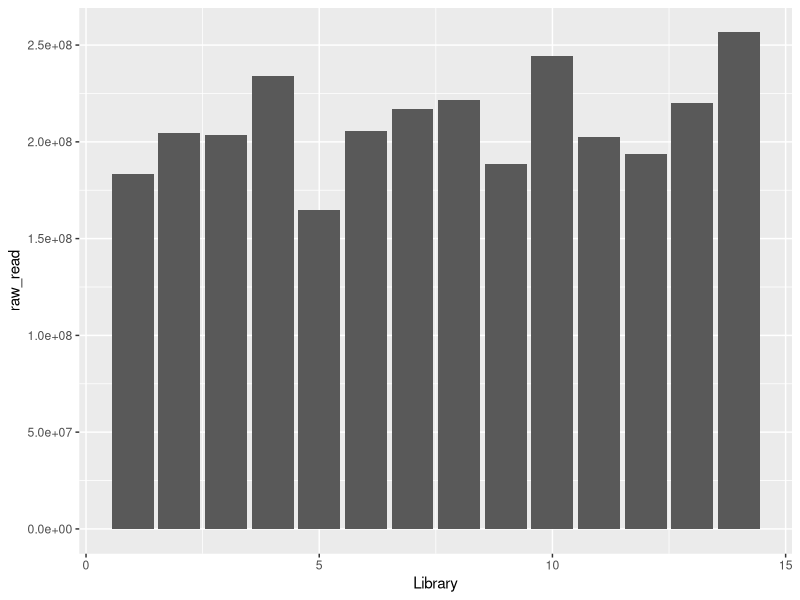
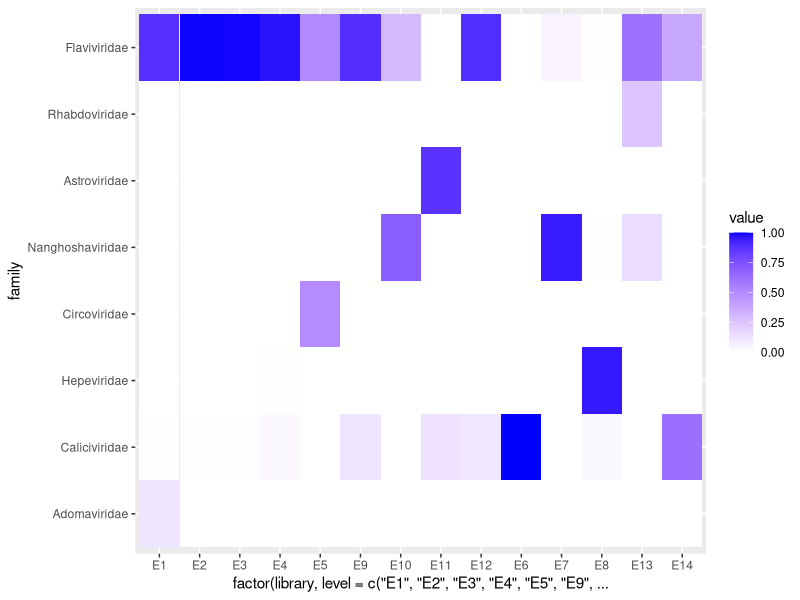
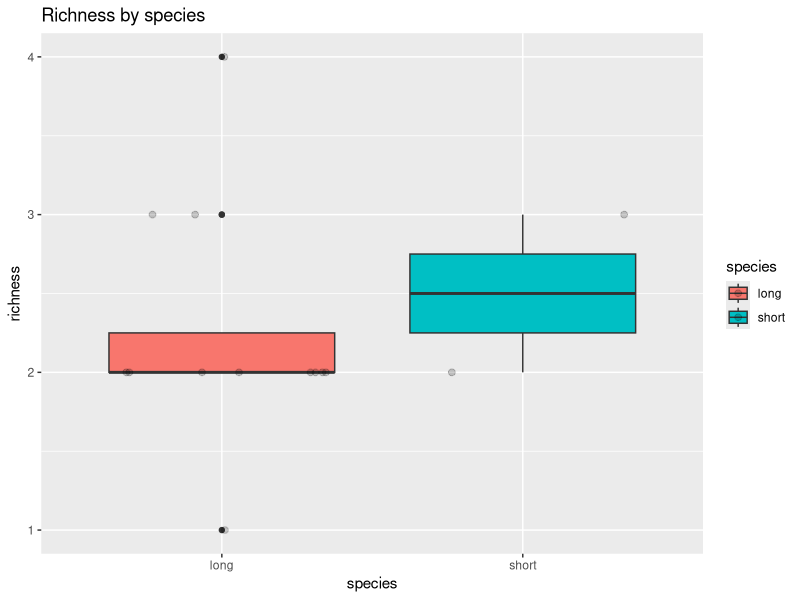
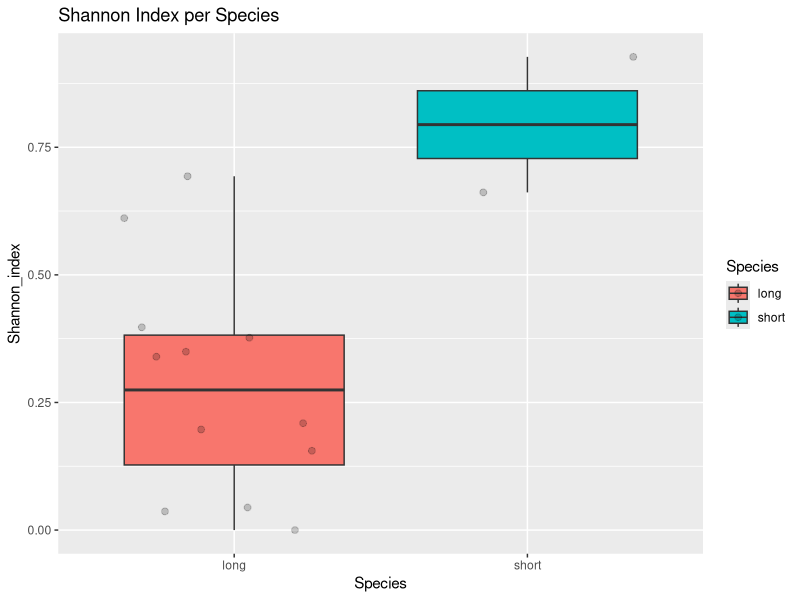
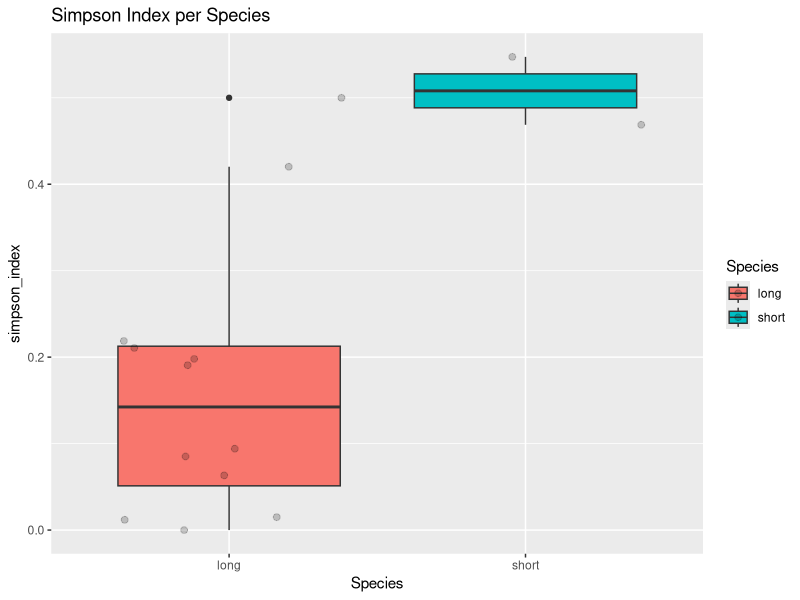
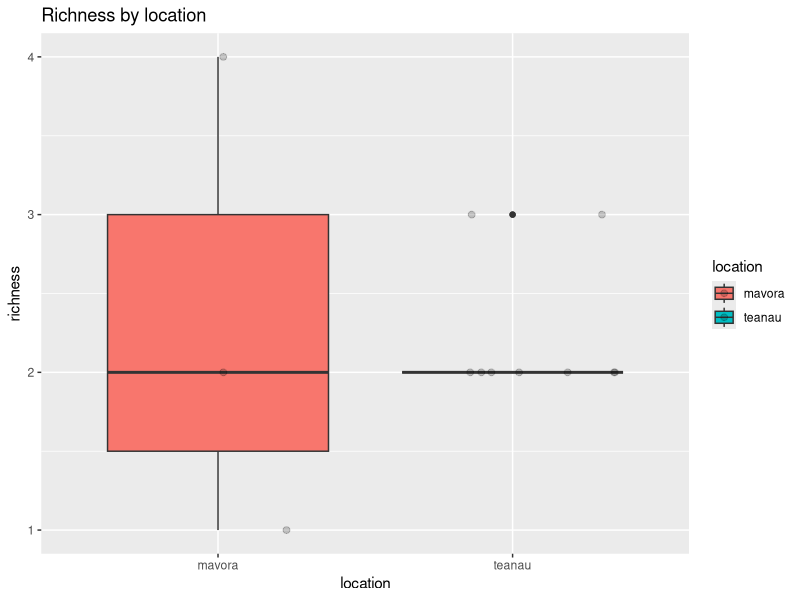
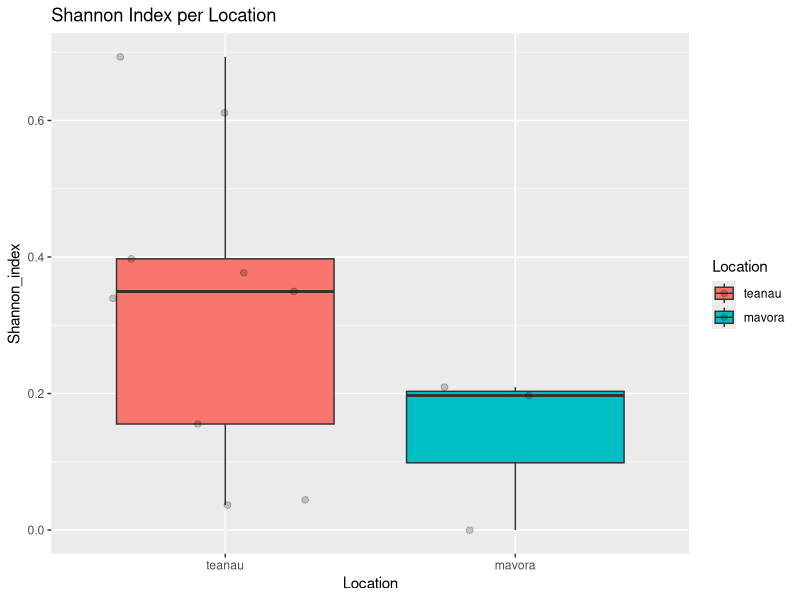
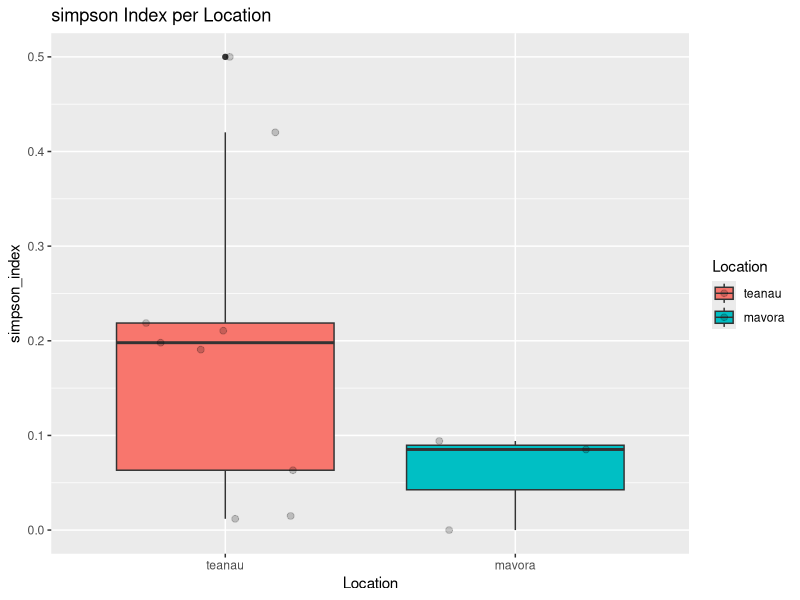

Reproduce these figures in R, in order. (Note: this script raises an error after producing the figures.)
## ---- chunk 1
library(ggplot2)
library(data.table)
library(readr)
library(reshape2)
library(vegan)
library(zoo)
library(tidyverse)
library(gplots)
library(reshape)
library(dplyr)
## ---- chunk 2
getwd()

setwd("/Users/stephaniewaller/Desktop/Eel/Stats")
## ---- chunk 3
#Import data
standardised <- read.csv("standardised.csv", header=TRUE)
standardised

# Need library ggplot2
raw.read.data = standardised[, 10]
raw.read.data

#transpose data
t.raw.read.data = t(raw.read.data)
t.raw.read.data

#melt data into long data frame format
melt.t.raw.read.data = melt(t.raw.read.data)
melt.t.raw.read.data

colnames(melt.t.raw.read.data) = c("#", "Library", "raw_read")

melt.t.raw.read.data


#Make stacked bar plot with normalised standardised data
raw_read_plot = ggplot(melt.t.raw.read.data, aes(x=Library, y=raw_read)) + 
    geom_bar(stat = "identity") + scale_y_continuous(breaks = seq(min(0), max(300000000), by = 50000000))
raw_read_plot

## ---- chunk 4
#Make a normalised viral abundance heatmap with sclae bar 
normalised_reordered <- read.csv("normalised_reordered.csv", header=TRUE)
normalised_reordered
normalised_abundances <- normalised_reordered[, 1:9]
normalised_abundances
melted_normalised_abundances <- melt(normalised_abundances)
melted_normalised_abundances
colnames(melted_normalised_abundances) <- c("library", "family", "value")
melted_normalised_abundances
ggplot(melted_normalised_abundances, aes(x=factor (library, level=c('E1', 'E2', 'E3', 'E4', 'E5', 'E9', 'E10', 'E11', 'E12', 'E6', 'E7', 'E8', 'E13', 'E14')), y= family, fill= value)) + geom_tile() + scale_fill_gradient(low="white", high="blue")
## ---- chunk 5
#ALPHA DIVERSITY

##RICHNESS box plot by species 
normalised_abund <- normalised_reordered[, 2:9]
normalised_abund
species <- normalised_reordered$species
species
#transpose data
tnormalised_abund <- t(normalised_abund)
tnormalised_abund
colnames(tnormalised_abund) <- c("E1", "E2", "E3", "E4", "E5", "E9", "E10", "E11", "E12","E6","E7","E8","E13", "E14")
tnormalised_abund
library <- c("E1", "E2", "E3", "E4", "E5", "E9", "E10", "E11", "E12","E6","E7","E8","E13", "E14")

#Function specnumber finds the number of species, e.g Hepeviridae has 3 species. With MARGIN = 2, it finds frequencies of species, e.g B1 has 6 species
richness <- as.data.frame(specnumber(x = tnormalised_abund, MARGIN = 2))
richness
richness <- richness %>% dplyr::rename(richness = `specnumber(x = tnormalised_abund, MARGIN = 2)`)
richness

matrix_test <- t(as.matrix(merge(zoo(species), zoo(richness))))
colnames(matrix_test) <- c("E1", "E2", "E3", "E4", "E5", "E9", "E10", "E11", "E12","E6","E7","E8","E13", "E14")
matrix_test
rownames(matrix_test) = c("species", "richness")
matrix_test

tmatrix_test <- t(matrix_test)
tmatrix_test
tmatrix_test = cbind(tmatrix_test, library)
tmatrix_test
df <- as.data.frame(tmatrix_test)
df
df$richness <- as.numeric(as.character(df$richness))
df

richness_plot = ggplot(df, aes(x=species, y=richness, fill=species)) + 
 geom_boxplot() + geom_jitter(color="black", size=2, alpha=0.2, height =0) + ggtitle("Richness by species")
richness_plot

#Run Welches T-test on richeness data 
result_richness<- t.test(richness ~ species, data=df)
result_richness
# p-value = 0.7073



##SHANNON Index boxplot by species
standardised_abund <- standardised[, 2:9]
tstandardised_abund <- t(standardised_abund)
tstandardised_abund = as.data.frame(tstandardised_abund)
colnames(tstandardised_abund) <- c("E1", "E2", "E3", "E4", "E5", "E6", "E7", "E8", "E9","E10","E11","E12","E13", "E14")
tstandardised_abund
shannon = apply(tstandardised_abund,2,diversity,index="shannon")
shannon

shannon_matrix = as.matrix(shannon)
shannon_matrix
shannon_matrix_species = cbind(shannon_matrix, standardised$species)
shannon_matrix_species
colnames(shannon_matrix_species) = c("Shannon", "Species")

# Extract species
long = shannon_matrix_species[c(1,2,3,4,5,6,7,8,9,10,11,12),]
long
short = shannon_matrix_species[c(13,14),]
short

# Combine species as separate rows and transpose data
shannon_matrix_c = t(as.matrix(merge(zoo(long[,1]), zoo(short[,1]))))
shannon_matrix_c
class(shannon_matrix_c) = "numeric"
class(shannon_matrix_c)
rownames(shannon_matrix_c) = c("long","short")
shannon_matrix_c

# Transpose and melt
tshannon = t(shannon_matrix_c)
tshannon
melt_shannon = melt(tshannon)
melt_shannon
colnames(melt_shannon) = c("1", "Species", "Shannon_index")
melt_shannon
#remove extra rows
melt_shannon <- melt_shannon[-(15:24),]
melt_shannon


#Plot Shannon index by species
shannon_plot_species = ggplot(melt_shannon, aes(x=Species, y=Shannon_index, fill=Species)) + 
  geom_boxplot() + geom_jitter(color="black", size=2, alpha=0.2, height=0) + ggtitle("Shannon Index per Species")
shannon_plot_species

#Run Welches T-test on shannon species data 
result_shannon_species <- t.test(Shannon_index ~ Species, data=melt_shannon)
result_shannon_species
# p-value = 0.1094 no significant


##SIMPSON index by species 
standardised_abund 
tstandardised_abund
simpson = apply(tstandardised_abund,2,diversity,index="simpson")
simpson


simpson_matrix = as.matrix(simpson)
simpson_matrix
simpson_matrix_species = cbind(simpson_matrix, standardised$species)
simpson_matrix_species
colnames(simpson_matrix_species) = c("Simpson", "Species")

# Extract species
long_simpson = simpson_matrix_species[c(1,2,3,4,5,6,7,8,9,10,11,12),]
long_simpson
short_simpson = simpson_matrix_species[c(13,14),]
short_simpson

# Combine species as separate rows and transpose data
simpson_matrix_c = t(as.matrix(merge(zoo(long_simpson[,1]), zoo(short_simpson[,1]))))
simpson_matrix_c
class(simpson_matrix_c) = "numeric"
class(simpson_matrix_c)
rownames(simpson_matrix_c) = c("long","short")
simpson_matrix_c

# Transpose and melt
tsimpson = t(simpson_matrix_c)
tsimpson
melt_simpson = melt(tsimpson)
melt_simpson
colnames(melt_simpson) = c("1", "Species", "simpson_index")
melt_simpson
#remove extra rows
melt_simpson <- melt_simpson[-(15:24),]
melt_simpson


# Plot Shannon index by species
simpson_plot_species = ggplot(melt_simpson, aes(x=Species, y=simpson_index, fill=Species)) + 
  geom_boxplot() + geom_jitter(color="black", size=2, alpha=0.2, height=0) + ggtitle("Simpson Index per Species")
simpson_plot_species

#Run Welches T-test on simpson species data 
result_simpson_species <- t.test(simpson_index ~ Species, data=melt_simpson)
result_simpson_species
# p-value = 0.002781 stat significant
## ---- chunk 6

##RICHNESS box plot by location 
normalised_reordered
normalised_abund <- normalised_reordered[, 2:9]
normalised_abund
location <- normalised_reordered$location
location
#transpose data
tnormalised_abund <- t(normalised_abund)
tnormalised_abund
colnames(tnormalised_abund) <- library
tnormalised_abund

#Function specnumber finds the number of species, e.g Hepeviridae has 3 species. With MARGIN = 2, it finds frequencies of species, e.g B1 has 6 species
richness <- as.data.frame(specnumber(x = tnormalised_abund, MARGIN = 2))
richness
richness <- richness %>% dplyr::rename(richness = `specnumber(x = tnormalised_abund, MARGIN = 2)`)
richness

matrix_test <- t(as.matrix(merge(zoo(location), zoo(richness))))
colnames(matrix_test) <- c("E1", "E2", "E3", "E4", "E5", "E9", "E10", "E11", "E12","E6","E7","E8","E13", "E14")
matrix_test
rownames(matrix_test) = c("location", "richness")
matrix_test

tmatrix_test <- t(matrix_test)
tmatrix_test
tmatrix_test = cbind(tmatrix_test, library)
tmatrix_test
df <- as.data.frame(tmatrix_test)
df
df$richness <- as.numeric(as.character(df$richness))

df_location <- df[-(13:14),]
df_location

richness_plot_location = ggplot(df_location, aes(x=location, y=richness, fill=location)) + 
 geom_boxplot() + geom_jitter(color="black", size=2, alpha=0.2, height =0) + ggtitle("Richness by location")
richness_plot_location

#Run Welches T-test on richness location data 
result_richness_location <- t.test(richness ~ location, data= df_location)
result_richness_location
# p-value = 0.9119 not stat significant


##SHANNON Index boxplot by location
standardised 
standardised_abund <- standardised[, 2:9]
tstandardised_abund <- t(standardised_abund)
tstandardised_abund = as.data.frame(tstandardised_abund)
colnames(tstandardised_abund) <- c("E1", "E2", "E3", "E4", "E5", "E6", "E7", "E8", "E9","E10","E11","E12","E13", "E14")
tstandardised_abund
shannon = apply(tstandardised_abund,2,diversity,index="shannon")
shannon

shannon_matrix = as.matrix(shannon)
shannon_matrix
shannon_matrix_location = cbind(shannon_matrix, standardised$location)
shannon_matrix_location
colnames(shannon_matrix_location) = c("Shannon", "Location")

# Extract species
teanau = shannon_matrix_species[c(1,2,3,4,5,9,10,11,12),]
teanau
mavora = shannon_matrix_species[c(6,7,8),]
mavora
#ellesmere = shannon_matrix_species[c(13,14),]
#ellesmere

# Combine species as separate rows and transpose data
shannon_matrix_c_location = t(as.matrix(merge(zoo(teanau[,1]), zoo(mavora[,1]))))
shannon_matrix_c_location
class(shannon_matrix_c_location) = "numeric"
class(shannon_matrix_c_location)
rownames(shannon_matrix_c_location) = c("teanau","mavora")
shannon_matrix_c_location 

# Transpose and melt
tshannon_location = t(shannon_matrix_c_location)
tshannon_location
melt_shannon_location = melt(tshannon_location)
melt_shannon_location
colnames(melt_shannon_location) = c("1", "Location", "Shannon_index")
melt_shannon_location
#remove extra rows
melt_shannon_location <- melt_shannon_location[-(13:18),]
melt_shannon_location
#melt_shannon_location <- melt_shannon_location[-(15:20),]
#melt_shannon_location

#Plot Shannon index by location
shannon_plot_location = ggplot(melt_shannon_location, aes(x=Location, y= Shannon_index, fill=Location)) + 
  geom_boxplot() + geom_jitter(color="black", size=2, alpha=0.2, height=0) + ggtitle("Shannon Index per Location")
shannon_plot_location

#Run Welches T-test on shannon location data 
result_shannon_location <- t.test(Shannon_index ~ Location, data=melt_shannon_location)
result_shannon_location
# p-value = 0.09107 not stat significant



##SIMPSON index by location
standardised_abund 
tstandardised_abund
simpson = apply(tstandardised_abund,2,diversity,index="simpson")
simpson

simpson_matrix = as.matrix(simpson)
simpson_matrix
simpson_matrix_location = cbind(simpson_matrix, standardised$location)
simpson_matrix_location
colnames(simpson_matrix_location) = c("simpson", "Location")

# Extract location
teanau_simpson = simpson_matrix_location[c(1,2,3,4,5,9,10,11,12),]
teanau_simpson
mavora_simpson = simpson_matrix_location[c(6,7,8),]
mavora_simpson
#ellesmere_simpson = simpson_matrix_location[c(13,14),]
#ellesmere_simpson

# Combine location as separate rows and transpose data
simpson_matrix_c_location = t(as.matrix(merge(zoo(teanau_simpson[,1]), zoo(mavora_simpson[,1]))))
simpson_matrix_c_location
class(simpson_matrix_c_location) = "numeric"
class(simpson_matrix_c_location)
rownames(simpson_matrix_c_location) = c("teanau","mavora")
simpson_matrix_c_location

# Transpose and melt
tsimpson_location = t(simpson_matrix_c_location)
tsimpson_location
melt_simpson_location = melt(tsimpson_location)
melt_simpson_location
colnames(melt_simpson_location) = c("1", "Location", "simpson_index")
melt_simpson_location
#remove extra rows
melt_simpson_location <- melt_simpson_location[-(13:18),]
melt_simpson_location
#melt_simpson_location <- melt_simpson_location[-(15:21),]
#melt_simpson_location


# Plot Simpson index by location
simpson_plot_location = ggplot(melt_simpson_location, aes(x=Location, y=simpson_index, fill=Location)) + 
  geom_boxplot() + geom_jitter(color="black", size=2, alpha=0.2, height=0) + ggtitle("simpson Index per Location")
simpson_plot_location


#Run Welches T-test on Simpson location data 
result_simpson_location <- t.test(simpson_index ~ Location, data=melt_simpson_location)
result_simpson_location
# p-value = 0.04814 stat significant

## ---- chunk 7
standardised_viruses <- standardised[c(1:14),(2:9)]
standardised_viruses
standardised_env <-standardised[c(1:14),(13:14)]
standardised.mds <- metaMDS(standardised_viruses, distance = "bray", autotransform = FALSE)
standardised.envfit <- envfit(standardised_viruses, standardised_env, permutations = 999)
standardised.virus.spp.fit <- envfit(standardised.mds, standardised_viruses, permutations = 999)

vdist = vegdist(standardised_viruses, "bray")

viral_site.scrs <- as.data.frame(scores(standardised.mds, display = "sites")) #save NMDS results into dataframe
viral_site.scrs <- cbind(viral_site.scrs, species = standardised_env$species) #add grouping variable "species" to dataframe
viral_site.scrs <- cbind(viral_site.scrs, location = standardised_env$location) #add grouping variable "location" of cluster grouping to dataframe
viral_site.scrs <- mutate_if(viral_site.scrs, is.character, as.factor)

viral_spp.scrs <- as.data.frame(scores(standardised.virus.spp.fit, display = "vectors")) #save species intrinsic values into dataframe
viral_spp.scrs <- cbind(viral_spp.scrs, Species = rownames(viral_spp.scrs)) #add species names to dataframe
viral_spp.scrs <- cbind(viral_spp.scrs, pval = standardised.virus.spp.fit$vectors$pvals) #add pvalues to dataframe so you can select species which are significant
#spp.scrs<- cbind(spp.scrs, abrev = abbreviate(spp.scrs$Species, minlength = 6)) #abbreviate species names
viral_sig.spp.scrs <- subset(viral_spp.scrs, pval<=0.05) #subset data to show species significant at 0.05

#viral_env.scores <- as.data.frame(scores(standardised.envfit, display = "vectors")) #extracts relevant scores from envifit
#viral_env.scores <- cbind(viral_env.scores, env.variables = rownames(viral_env.scores)) #and then gives them their names
#viral_env.scores <- cbind(viral_env.scores, pval = standardised.envfit$vectors$pvals) # add pvalues to dataframe
#sig.env.scrs <- subset(viral_env.scores, pval<=0.05) #subset data to show variables significant at 0.05

nmds.plot.virus <- ggplot(viral_site.scrs, aes(x=NMDS1, y=NMDS2))+ #sets up the plot
  geom_point(aes(NMDS1, NMDS2, colour = factor(viral_site.scrs$location), shape = factor(viral_site.scrs$species)), size = 2)+ #adds site points to plot, shape determined by Landuse, colour determined by Management
  coord_fixed()+
  theme_classic()+ 
  theme(panel.background = element_rect(fill = NA, colour = "black", size = 1, linetype = "solid"))+
  labs(colour = "location", shape = "species")+ # add legend labels for species and location
  theme(legend.position = "right", legend.text = element_text(size = 12), legend.title = element_text(size = 12), axis.text = element_text(size = 10)) # add legend at right of plot

adonis2(formula = vdist~species + location, data = standardised_env, method = "bray")

## ---- chunk 8

standardised_viruses_wout_short <- standardised[c(1:12),(2:9)]
standardised_viruses_wout_short
standardised_viruses_wout_short <- standardised_viruses_wout_short[,-7]
standardised_viruses_wout_short
standardised_env_wout_short <-standardised[c(1:12),(13:14)]
standardised.mds_wout_short <- metaMDS(standardised_viruses_wout_short, distance = "bray", autotransform = FALSE)
standardised.envfit_wout_short <- envfit(standardised_viruses_wout_short, standardised_env_wout_short, permutations = 999)
standardised.virus.spp.fit_wout_short <- envfit(standardised.mds_wout_short, standardised_viruses_wout_short, permutations = 999)

vdist_wout_short = vegdist(standardised_viruses_wout_short, "bray")

viral_site.scrs_wout_short <- as.data.frame(scores(standardised.mds_wout_short, display = "sites")) #save NMDS results into dataframe
viral_site.scrs_wout_short <- cbind(viral_site.scrs_wout_short, species = standardised_env_wout_short$species) #add grouping variable "species" to dataframe
viral_site.scrs_wout_short <- cbind(viral_site.scrs_wout_short, location = standardised_env_wout_short$location) #add grouping variable "location" of cluster grouping to dataframe
viral_site.scrs_wout_short <- mutate_if(viral_site.scrs_wout_short, is.character, as.factor)

viral_spp.scrs_wout_short <- as.data.frame(scores(standardised.virus.spp.fit_wout_short, display = "vectors")) #save species intrinsic values into dataframe
viral_spp.scrs_wout_short <- cbind(viral_spp.scrs_wout_short, Species = rownames(viral_spp.scrs_wout_short)) #add species names to dataframe
viral_spp.scrs_wout_short <- cbind(viral_spp.scrs_wout_short, pval = standardised.virus.spp.fit_wout_short$vectors$pvals) #add pvalues to dataframe so you can select species which are significant
#spp.scrs<- cbind(spp.scrs, abrev = abbreviate(spp.scrs$Species, minlength = 6)) #abbreviate species names
viral_sig.spp.scrs_wout_short <- subset(viral_spp.scrs_wout_short, pval<=0.05) #subset data to show species significant at 0.05

#viral_env.scores <- as.data.frame(scores(standardised.envfit, display = "vectors")) #extracts relevant scores from envifit
#viral_env.scores <- cbind(viral_env.scores, env.variables = rownames(viral_env.scores)) #and then gives them their names
#viral_env.scores <- cbind(viral_env.scores, pval = standardised.envfit$vectors$pvals) # add pvalues to dataframe
#sig.env.scrs <- subset(viral_env.scores, pval<=0.05) #subset data to show variables significant at 0.05

nmds.plot.virus_wout_short <- ggplot(viral_site.scrs_wout_short, aes(x=NMDS1, y=NMDS2))+ #sets up the plot
  geom_point(aes(NMDS1, NMDS2, colour = factor(viral_site.scrs_wout_short$location)), size = 2)+ #adds site points to plot, shape determined by Landuse, colour determined by Management
  coord_fixed()+
  theme_classic()+ 
  theme(panel.background = element_rect(fill = NA, colour = "black", size = 1, linetype = "solid"))+
  labs(colour = "location")+ # add legend labels for location
  theme(legend.position = "right", legend.text = element_text(size = 12), legend.title = element_text(size = 12), axis.text = element_text(size = 10)) # add legend at right of plot

adonis2(formula = vdist_wout_short~location, data = standardised_env_wout_short, method = "bray")

## ---- chunk 9
# function for ellipsess 

veganCovEllipse <- function (cov, center = c(0, 0), scale = 1, npoints = 100) 
{
  theta <- (0:npoints) * 2 * pi/npoints
  Circle <- cbind(cos(theta), sin(theta))
  t(center + scale * t(Circle %*% chol(cov)))
}

df_ell.virus.location <- data.frame() #sets up a data frame before running the function.
for(g in levels(viral_site.scrs$location)){
  df_ell.virus.location <- rbind(df_ell.virus.location, cbind(as.data.frame(with(viral_site.scrs [viral_site.scrs$location==g,],
                                                                                 
                                                         veganCovEllipse(cov.wt(cbind(NMDS1,NMDS2),wt=rep(1/length(NMDS1),length(NMDS1)))$cov,center=c(mean(NMDS1),mean(NMDS2))))) ,location=g))
}

# data for labelling the ellipse
NMDS.mean.virus=aggregate(viral_site.scrs[ ,c("NMDS1", "NMDS2")], 
                         list(group = viral_site.scrs$location), mean)

NMDS.mean=aggregate(viral_site.scrs[,c("NMDS1", "NMDS2")], 
                    list(group = viral_site.scrs$location), mean)


nmds.plot.virus+ 
geom_path(data = df_ell.virus.location, aes(x = NMDS1, y = NMDS2, group = location)) #this is the ellipse, seperate ones by Site. 
